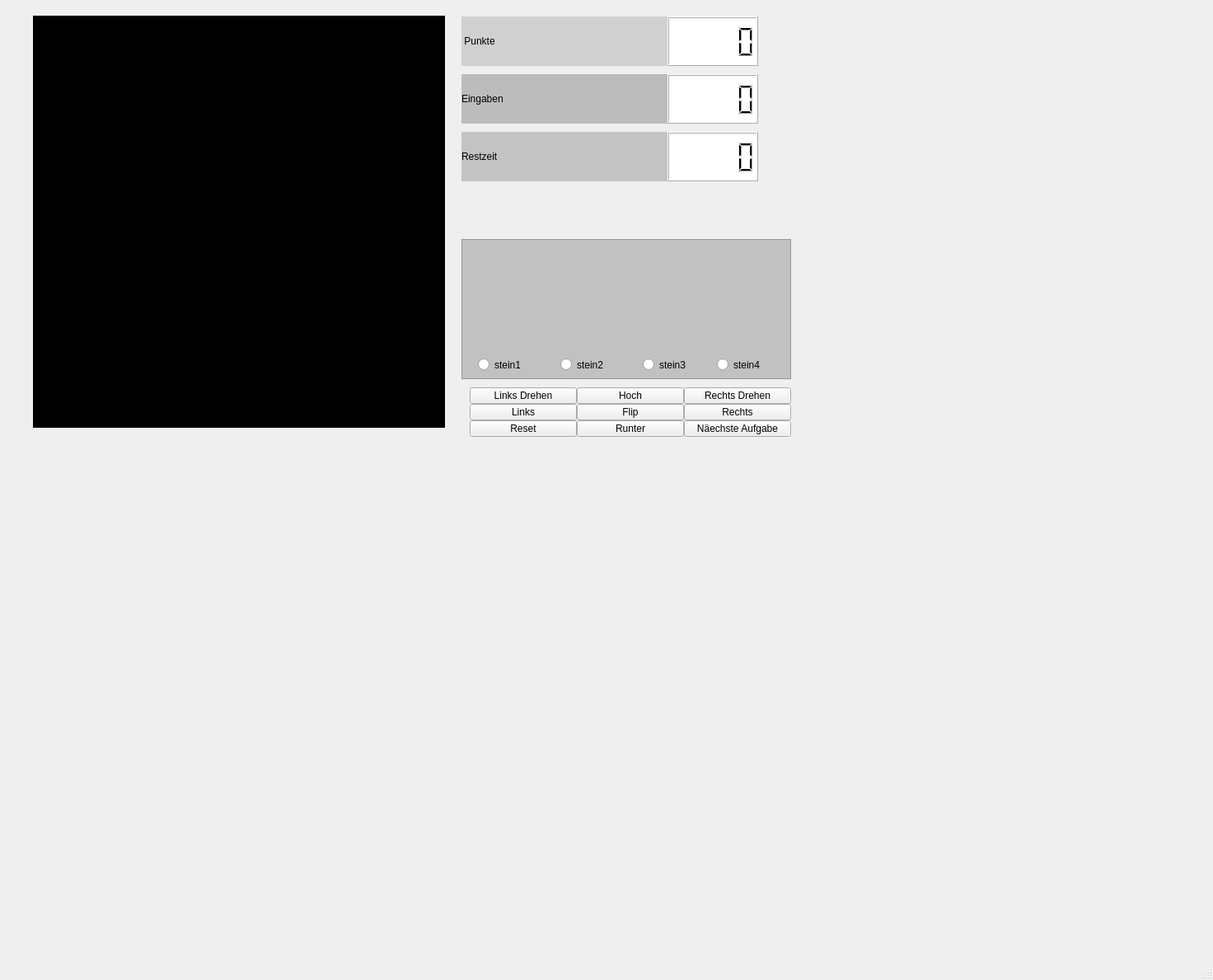
<?xml version="1.0" encoding="UTF-8"?>
<ui version="4.0">
 <class>MainWindow</class>
 <widget class="QMainWindow" name="MainWindow">
  <property name="geometry">
   <rect>
    <x>0</x>
    <y>0</y>
    <width>1472</width>
    <height>1189</height>
   </rect>
  </property>
  <property name="windowTitle">
   <string>MainWindow</string>
  </property>
  <property name="autoFillBackground">
   <bool>true</bool>
  </property>
  <property name="styleSheet">
   <string notr="true"/>
  </property>
  <property name="iconSize">
   <size>
    <width>1024</width>
    <height>768</height>
   </size>
  </property>
  <property name="documentMode">
   <bool>false</bool>
  </property>
  <widget class="QWidget" name="centralwidget">
   <property name="styleSheet">
    <string notr="true">
</string>
   </property>
   <widget class="QGraphicsView" name="graphicsView_Spielfeld">
    <property name="geometry">
     <rect>
      <x>40</x>
      <y>19</y>
      <width>500</width>
      <height>500</height>
     </rect>
    </property>
    <property name="accessibleName">
     <string/>
    </property>
    <property name="accessibleDescription">
     <string/>
    </property>
    <property name="autoFillBackground">
     <bool>false</bool>
    </property>
    <property name="styleSheet">
     <string notr="true">background-color: rgb(0, 0, 0);
</string>
    </property>
    <property name="backgroundBrush">
     <brush brushstyle="NoBrush">
      <color alpha="255">
       <red>255</red>
       <green>255</green>
       <blue>255</blue>
      </color>
     </brush>
    </property>
   </widget>
   <widget class="QLabel" name="label_punkte">
    <property name="geometry">
     <rect>
      <x>560</x>
      <y>20</y>
      <width>251</width>
      <height>60</height>
     </rect>
    </property>
    <property name="styleSheet">
     <string notr="true">color: rgb(0, 0, 0);
background-color: rgb(208, 208, 208);
font: 900 22pt &quot;Neue Haas Grotesk Text Pro Blac&quot;;</string>
    </property>
    <property name="text">
     <string> Punkte</string>
    </property>
    <property name="textFormat">
     <enum>Qt::AutoText</enum>
    </property>
   </widget>
   <widget class="QPushButton" name="pushButton_drehen_links">
    <property name="geometry">
     <rect>
      <x>570</x>
      <y>470</y>
      <width>130</width>
      <height>20</height>
     </rect>
    </property>
    <property name="styleSheet">
     <string notr="true">font: 900 9pt &quot;Neue Haas Grotesk Text Pro Blac&quot;;</string>
    </property>
    <property name="text">
     <string>Links Drehen</string>
    </property>
   </widget>
   <widget class="QLabel" name="label_eingaben">
    <property name="geometry">
     <rect>
      <x>560</x>
      <y>90</y>
      <width>250</width>
      <height>60</height>
     </rect>
    </property>
    <property name="styleSheet">
     <string notr="true">font: 900 22pt &quot;Neue Haas Grotesk Text Pro Blac&quot;;
background-color: rgb(188, 188, 188);
color: rgb(0, 0, 0);</string>
    </property>
    <property name="text">
     <string>Eingaben</string>
    </property>
   </widget>
   <widget class="QLabel" name="label_restzeit">
    <property name="geometry">
     <rect>
      <x>560</x>
      <y>160</y>
      <width>250</width>
      <height>60</height>
     </rect>
    </property>
    <property name="styleSheet">
     <string notr="true">font: 900 22pt &quot;Neue Haas Grotesk Text Pro Blac&quot;;
color: rgb(0, 0, 0);
background-color: rgb(195, 195, 195);</string>
    </property>
    <property name="text">
     <string>Restzeit</string>
    </property>
   </widget>
   <widget class="QLCDNumber" name="lcdNumber_punkte">
    <property name="geometry">
     <rect>
      <x>810</x>
      <y>20</y>
      <width>110</width>
      <height>60</height>
     </rect>
    </property>
    <property name="styleSheet">
     <string notr="true">color: rgb(0, 0, 0);
background-color: rgb(255, 255, 255);</string>
    </property>
   </widget>
   <widget class="QLCDNumber" name="lcdNumber_eingaben">
    <property name="geometry">
     <rect>
      <x>810</x>
      <y>90</y>
      <width>110</width>
      <height>60</height>
     </rect>
    </property>
    <property name="styleSheet">
     <string notr="true">color: rgb(6, 6, 6);
background-color: rgb(255, 255, 255);</string>
    </property>
   </widget>
   <widget class="QLCDNumber" name="lcdNumber_zeit">
    <property name="geometry">
     <rect>
      <x>810</x>
      <y>160</y>
      <width>110</width>
      <height>60</height>
     </rect>
    </property>
    <property name="styleSheet">
     <string notr="true">color: rgb(0, 0, 0);
background-color: rgb(255, 255, 255);</string>
    </property>
   </widget>
   <widget class="QGraphicsView" name="graphicsView_Spielsteine">
    <property name="geometry">
     <rect>
      <x>560</x>
      <y>290</y>
      <width>400</width>
      <height>170</height>
     </rect>
    </property>
    <property name="styleSheet">
     <string notr="true">background-color: rgb(193, 193, 193);</string>
    </property>
   </widget>
   <widget class="QRadioButton" name="radioButton_stein1">
    <property name="geometry">
     <rect>
      <x>580</x>
      <y>430</y>
      <width>80</width>
      <height>25</height>
     </rect>
    </property>
    <property name="text">
     <string>stein1</string>
    </property>
   </widget>
   <widget class="QRadioButton" name="radioButton_stein2">
    <property name="geometry">
     <rect>
      <x>680</x>
      <y>430</y>
      <width>80</width>
      <height>25</height>
     </rect>
    </property>
    <property name="text">
     <string>stein2</string>
    </property>
   </widget>
   <widget class="QRadioButton" name="radioButton_stein3">
    <property name="geometry">
     <rect>
      <x>780</x>
      <y>430</y>
      <width>80</width>
      <height>25</height>
     </rect>
    </property>
    <property name="text">
     <string>stein3</string>
    </property>
   </widget>
   <widget class="QRadioButton" name="radioButton_stein4">
    <property name="geometry">
     <rect>
      <x>870</x>
      <y>430</y>
      <width>80</width>
      <height>25</height>
     </rect>
    </property>
    <property name="text">
     <string>stein4</string>
    </property>
   </widget>
   <widget class="QPushButton" name="pushButton_bewegen_links">
    <property name="geometry">
     <rect>
      <x>570</x>
      <y>490</y>
      <width>130</width>
      <height>20</height>
     </rect>
    </property>
    <property name="styleSheet">
     <string notr="true">font: 900 9pt &quot;Neue Haas Grotesk Text Pro Blac&quot;;</string>
    </property>
    <property name="text">
     <string>Links</string>
    </property>
   </widget>
   <widget class="QPushButton" name="pushButton_reset">
    <property name="geometry">
     <rect>
      <x>570</x>
      <y>510</y>
      <width>130</width>
      <height>20</height>
     </rect>
    </property>
    <property name="styleSheet">
     <string notr="true">font: 900 9pt &quot;Neue Haas Grotesk Text Pro Blac&quot;;
</string>
    </property>
    <property name="text">
     <string>Reset</string>
    </property>
   </widget>
   <widget class="QPushButton" name="pushButton_bewegen_hoch">
    <property name="geometry">
     <rect>
      <x>700</x>
      <y>470</y>
      <width>130</width>
      <height>20</height>
     </rect>
    </property>
    <property name="styleSheet">
     <string notr="true">font: 900 9pt &quot;Neue Haas Grotesk Text Pro Blac&quot;;</string>
    </property>
    <property name="text">
     <string>Hoch</string>
    </property>
   </widget>
   <widget class="QPushButton" name="pushButton_flip">
    <property name="geometry">
     <rect>
      <x>700</x>
      <y>490</y>
      <width>130</width>
      <height>20</height>
     </rect>
    </property>
    <property name="styleSheet">
     <string notr="true">font: 900 9pt &quot;Neue Haas Grotesk Text Pro Blac&quot;;</string>
    </property>
    <property name="text">
     <string>Flip</string>
    </property>
   </widget>
   <widget class="QPushButton" name="pushButton_bewegen_runter">
    <property name="geometry">
     <rect>
      <x>700</x>
      <y>510</y>
      <width>130</width>
      <height>20</height>
     </rect>
    </property>
    <property name="styleSheet">
     <string notr="true">font: 900 9pt &quot;Neue Haas Grotesk Text Pro Blac&quot;;</string>
    </property>
    <property name="text">
     <string>Runter</string>
    </property>
   </widget>
   <widget class="QPushButton" name="pushButton_naechste">
    <property name="geometry">
     <rect>
      <x>830</x>
      <y>510</y>
      <width>130</width>
      <height>20</height>
     </rect>
    </property>
    <property name="styleSheet">
     <string notr="true">font: 900 9pt &quot;Neue Haas Grotesk Text Pro Blac&quot;;</string>
    </property>
    <property name="text">
     <string>Näechste Aufgabe</string>
    </property>
   </widget>
   <widget class="QPushButton" name="pushButton_drehen_rechts">
    <property name="geometry">
     <rect>
      <x>830</x>
      <y>470</y>
      <width>130</width>
      <height>20</height>
     </rect>
    </property>
    <property name="styleSheet">
     <string notr="true">font: 900 9pt &quot;Neue Haas Grotesk Text Pro Blac&quot;;</string>
    </property>
    <property name="text">
     <string>Rechts Drehen</string>
    </property>
   </widget>
   <widget class="QLabel" name="label_logo">
    <property name="geometry">
     <rect>
      <x>10</x>
      <y>540</y>
      <width>1001</width>
      <height>221</height>
     </rect>
    </property>
    <property name="styleSheet">
     <string notr="true">image: url(:/bilder/Logo1_oH.png);</string>
    </property>
    <property name="frameShape">
     <enum>QFrame::NoFrame</enum>
    </property>
   </widget>
   <widget class="QPushButton" name="pushButton_bewegen_rechts">
    <property name="geometry">
     <rect>
      <x>830</x>
      <y>490</y>
      <width>130</width>
      <height>20</height>
     </rect>
    </property>
    <property name="styleSheet">
     <string notr="true">font: 900 9pt &quot;Neue Haas Grotesk Text Pro Blac&quot;;</string>
    </property>
    <property name="text">
     <string>Rechts</string>
    </property>
   </widget>
  </widget>
  <widget class="QMenuBar" name="menubar">
   <property name="geometry">
    <rect>
     <x>0</x>
     <y>0</y>
     <width>1472</width>
     <height>21</height>
    </rect>
   </property>
  </widget>
  <widget class="QStatusBar" name="statusbar"/>
  <action name="actionOpen">
   <property name="text">
    <string>Open</string>
   </property>
  </action>
  <action name="actionSave_File">
   <property name="text">
    <string>Save File </string>
   </property>
  </action>
 </widget>
 <resources/>
 <connections/>
</ui>
